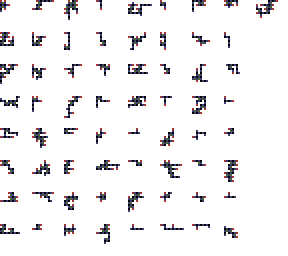
#> input picture pixel-fitit-poles-n-holes.png, 144 x 128 px (shown 2 times larger)
$ python fill.py
#> lines starting #> are read from the running program, lines starting #| are printed output that depends on the picture; after the words box and inside, x2 and y2 are one past the last pixel; in counts of white or black regions, pixels touching at a corner belong together
import sys
import numpy as np
from PIL import Image

HEAD_VAL = 2
NECK_VAL = 1
POLE_VAL = 6
HOLE_VAL = 4
EMPTY_VAL = 0


def compile(shape: np.ndarray):
  from scipy.ndimage import convolve
  KERNEL = np.array([[0, 1, 0],
                     [1, 0, 1],
                     [0, 1, 0]])
  nneighbours = convolve(
      shape.astype(bool).astype(int),
      KERNEL, mode='constant', cval=0)

  poles = ((nneighbours == 1) & (shape == 2))
  holes = ((nneighbours == 3) & (shape == 0))

  return shape | (poles << 2) | (holes << 2)


def count_holes(shape: np.ndarray):
  from scipy.ndimage import binary_fill_holes
  return (shape.astype(bool) != binary_fill_holes(shape)).sum()


def print_shape(shape: np.ndarray):
  for row in shape:
    for cell in row:
      if cell >= 12:
        print("\033[31m", end="")
        cell //= 12
      print(cell if cell != 0 else ' ', end=' ')
      print("\033[0m", end="")
    print()


def shrink_shape(shape: np.ndarray):
  h = shape.any(axis=1).sum()
  w = shape.T.any(axis=1).sum()
  side = max(h, w) + 1
  return shape[:side, :side]


def read_shapes(filename: str, compile=False):
#> called with filename = 'pixel-fitit-poles-n-holes.png', compile = False
  COLOR_HEAD = (0, 0, 0, 255)
  COLOR_NECK = (63, 63, 116, 255)
  COLOR_POLE = (172, 50, 50, 255)
  COLOR_HOLE = (75, 105, 47, 255)
  COLOR_EMPTY = (0, 0, 0, 0)

  im = Image.open(filename)
#> im is the input picture: PIL image 144x128 RGBA; mean R, G, B, A 4.7, 3.5, 4.8, 19
  arr = np.asarray(im)
  heads_mask = (arr == COLOR_HEAD).all(axis=2)
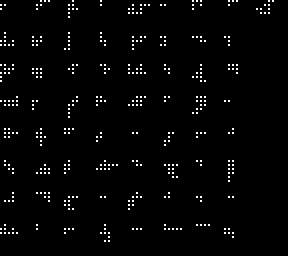
#> heads_mask: shape (128, 144) bool (shown 2 times larger); 2.1% white in thin lines or dots, all inside (x1, y1, x2, y2) = (0, 0, 137, 121)
  necks_mask = (arr == COLOR_NECK).all(axis=2)
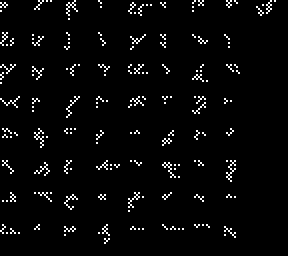
#> necks_mask: shape (128, 144) bool (shown 2 times larger); 3.3% white in thin lines or dots
  poles_mask = (arr == COLOR_POLE).all(axis=2)
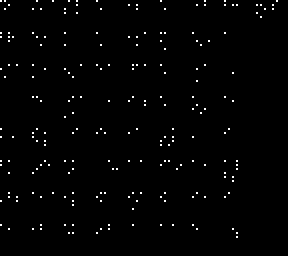
#> poles_mask: shape (128, 144) bool (shown 2 times larger); 1.2% white in thin lines or dots, all inside (x1, y1, x2, y2) = (0, 0, 139, 119)
  holes_mask = (arr == COLOR_HOLE).all(axis=2)
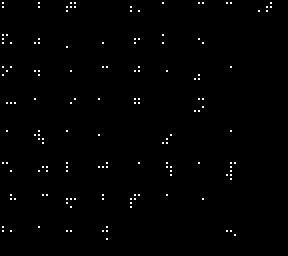
#> holes_mask: shape (128, 144) bool (shown 2 times larger); 0.81% white in thin lines or dots, all inside (x1, y1, x2, y2) = (1, 1, 136, 120)

  res = np.zeros(arr.shape[:2], dtype=int)

  res[heads_mask] = HEAD_VAL
  res[necks_mask] = NECK_VAL

  res[poles_mask] = POLE_VAL if compile else HEAD_VAL
  res[holes_mask] = HOLE_VAL if compile else EMPTY_VAL

  BLOCK_SIZE = 16
  blocks = res.reshape(res.shape[0] // BLOCK_SIZE, BLOCK_SIZE,
                       res.shape[1] // BLOCK_SIZE, BLOCK_SIZE) \
      .transpose(0, 2, 1, 3)
  shapes = [
      shrink_shape(chunk)
      for row in blocks
      for chunk in row if chunk.any()
  ]
  shapes.sort(key=lambda x: (x.size, x.astype(bool).sum()), reverse=True)
  return shapes


def shape_mask(shape: np.ndarray):
  return (shape & 0x3).astype(bool).astype(int)


def get_all_edges(shapes):
  from tqdm import tqdm

  max_size = max(map(len, shapes))

  index_iter = tqdm(range(len(shapes)), total = len(shapes), ncols=64)

  edges = []
  for s1 in index_iter:
    shape_hole = np.pad(shapes[s1], pad_width=max_size, mode='constant',
                        constant_values=0)
    # print_shape(shape_hole)
    shape_hole_mask = shape_mask(shape_hole)
    x, y = np.where(shape_hole == HOLE_VAL)
    for xi, yi in zip(x, y):

      for s2 in range(len(shapes)):
        if s2 == s1:
          continue
        shape_con = shapes[s2]

        for i in range(4):
          shape_conn_mask = shape_mask(shape_con)
          xc, yc = np.where(shape_con == POLE_VAL)

          for xci, yci in zip(xc, yc):
            xx = xi - xci
            yy = yi - yci

            ss = np.array(shape_hole_mask)
            ss[xx:xx+len(shape_conn_mask), yy:yy+len(shape_conn_mask)] += \
                2*shape_conn_mask

            if (ss != 3).all():
              nholes = count_holes(ss)
              if nholes and nholes < 9:
                continue

              edges.append((s1, (xi - max_size, yi - max_size), s2, (xci, yci), i))

          shape_con = np.rot90(shape_con)

  return edges


shapes = read_shapes("pixel-fitit-poles-n-holes.png")
shapes = [compile(shape) for shape in shapes]

edges = get_all_edges(shapes)
with open("graph_edges.py", "w") as f:
  print("edges = ", end = "", file=f)
  print(edges, file=f)


def join(shapes, edge):

  max_size = max(map(len, shapes))
  (s1, (xi, yi), s2, (xci, yci), i) = edge

  shape_hole = np.pad(shapes[s1], pad_width=max_size, mode='constant',
                      constant_values=0)
  shape_hole_mask = shape_mask(shape_hole)
  xi += max_size
  yi += max_size

  shape_con = shapes[s2]
  shape_conn_mask = shape_mask(shape_con)
  xx = xi - xci
  yy = yi - yci

  ss = np.array(shape_hole_mask)
  ss[xx:xx+len(shape_conn_mask), yy:yy+len(shape_conn_mask)] += \
      2*shape_conn_mask

  print_shape(ss)

join(shapes, edges[0])
